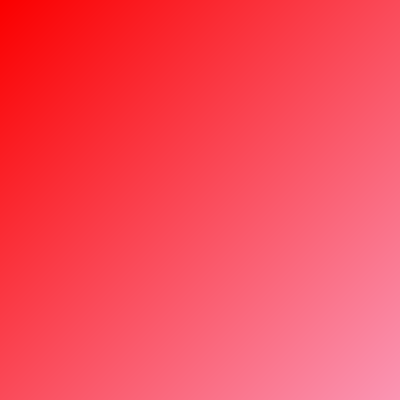
Frame 1 (no input)
Frame 60 (the mouse pressed at the canvas centre just before this capture): identical to frame 1, image omitted
Frame 120 (the mouse held since frame 60 and released just before this capture): identical to frame 1, image omitted

The Processing sketch that drew this single still picture (run headless with seeded random() and noise(); from frame 60 on, the mouse is pressed at the canvas centre):

// Processing sketch: task1_gradient_diagonal
// ── task1_gradient_diagonal.pde
void setup() {
  size(400,400); //sets the canvas size
}


void draw() {
  
  loadPixels(); 
  for(int x = 0; x < width; x++) {
    for(int y = 0; y < height; y++) {
      float normalizedD = map(x + y, 0, width + height, 0, 1);
      int red = 250;
      int green = int(150 * normalizedD);
      int blue = int(180 * normalizedD);
      
      color c = color(red, green, blue);
      
      pixels[x + y * width] = c; //correctly index to 1D pixels
     }
  }
  updatePixels();

}
